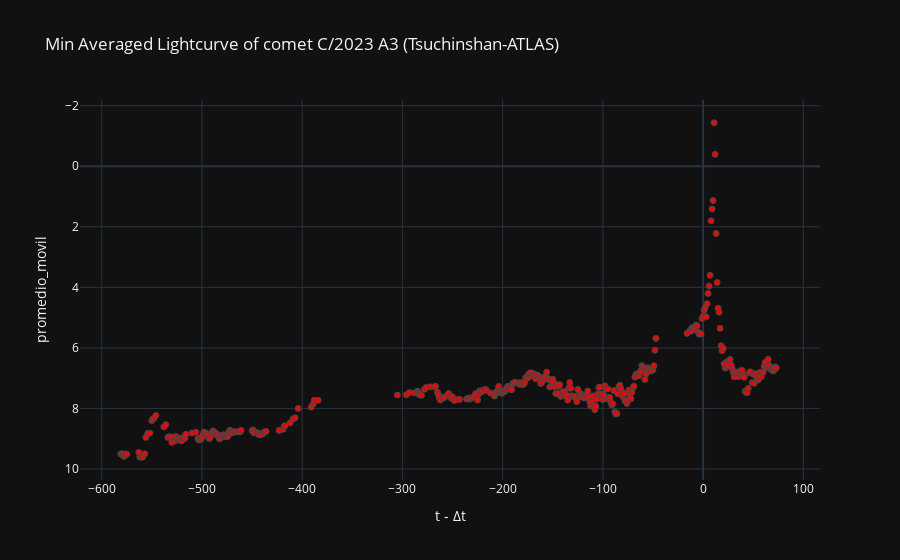

This figure's notebook cell:
### Code cell
# Gráfica de luz interna
labels = {'delta_t':'t - Δt','magnitud_reducida':'Magnitude reduced'}
fig = px.scatter(curva_de_luz_interna_v1_df, x='delta_t', y='promedio_movil', template= 'plotly_dark', labels= labels, title=f'Min Averaged Lightcurve of comet {nombre_cometa} (Tsuchinshan-ATLAS)')
fig.update_traces(marker=dict(color='red', size=6, line=dict(width=1, color='DarkSlateGrey')))
fig.update_yaxes(autorange="reversed")
fig.show()

### Figure 1 — Plotly figure (JSON) as saved in the notebook; plotly's stock layout.template omitted (floating-point values rounded to 4 significant figures; data arrays with more than 128 entries replaced by an {"elided": "..."} marker saying what was removed)
{"data": [{"hovertemplate": "t - Δt=%{x}<br>promedio_movil=%{y}<extra></extra>", "legendgroup": "", "marker": {"color": "red", "line": {"color": "DarkSlateGrey", "width": 1}, "size": 6, "symbol": "circle"}, "mode": "markers", "name": "", "orientation": "v", "showlegend": false, "type": "scatter", "x": {"elided": "391 int values"}, "xaxis": "x", "y": {"elided": "391 float values"}, "yaxis": "y"}], "layout": {"legend": {"tracegroupgap": 0}, "title": {"text": "Min Averaged Lightcurve of comet C/2023 A3 (Tsuchinshan-ATLAS)"}, "xaxis": {"anchor": "y", "domain": [0, 1], "title": {"text": "t - Δt"}}, "yaxis": {"anchor": "x", "autorange": "reversed", "domain": [0, 1], "title": {"text": "promedio_movil"}}}}
